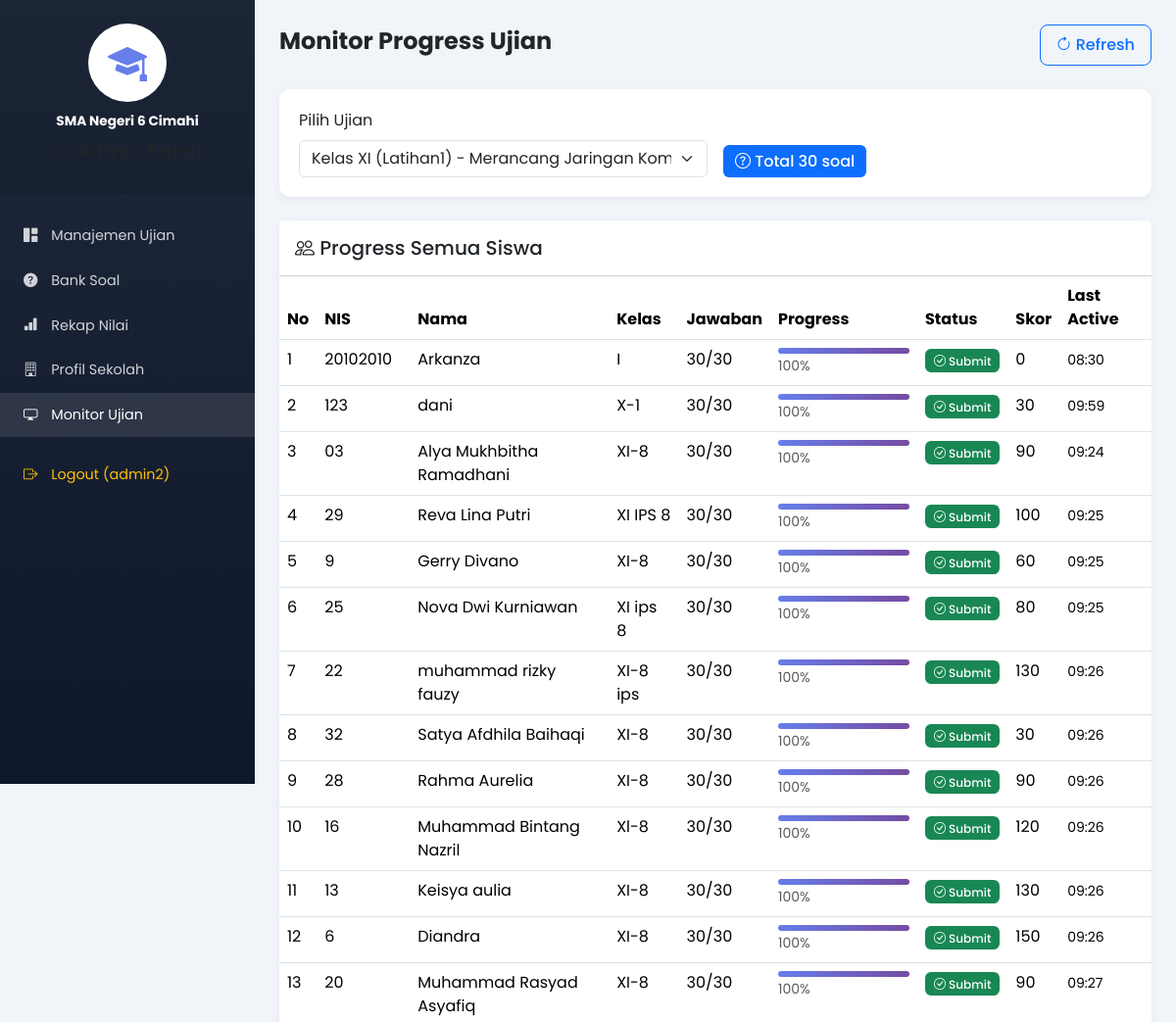
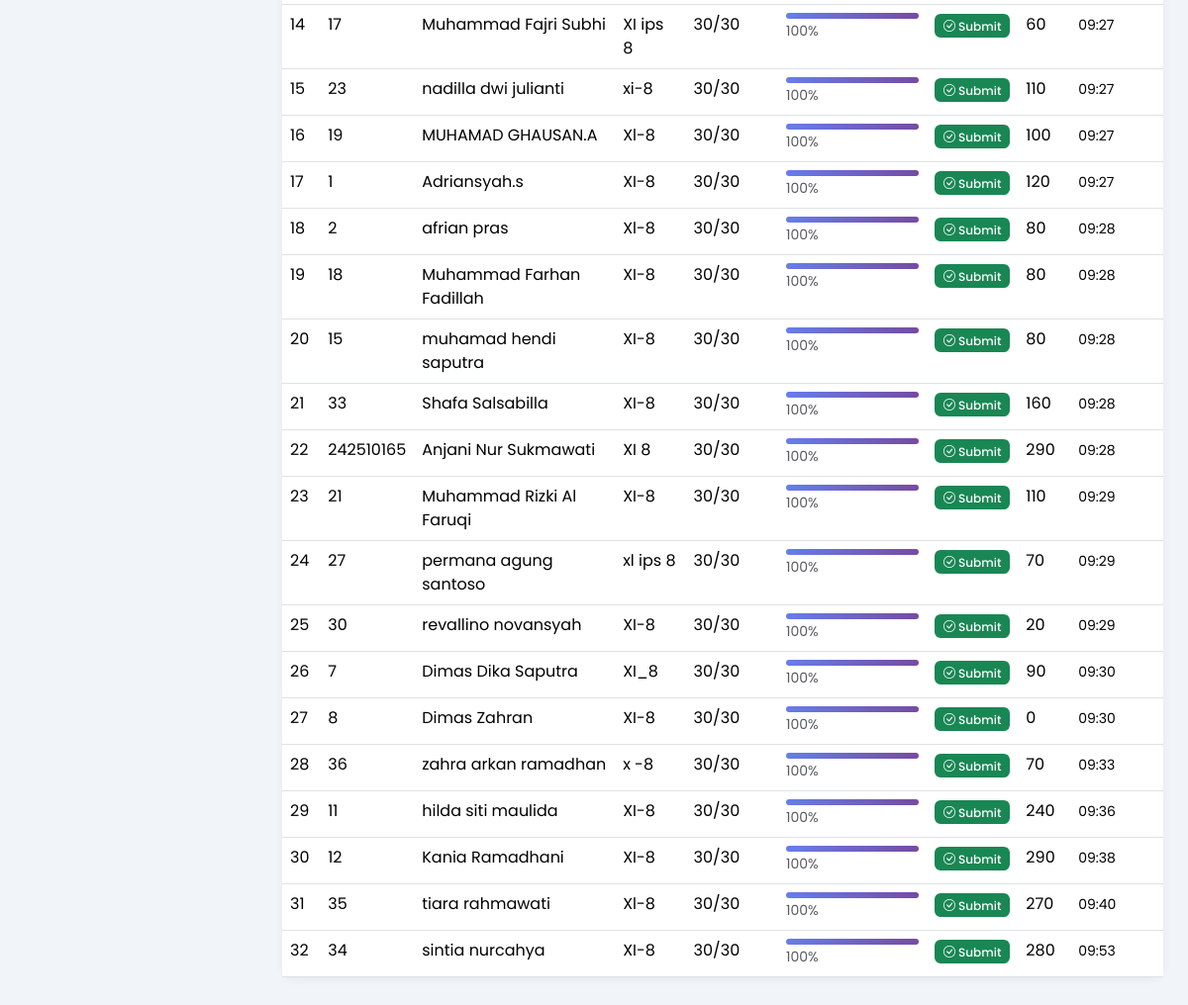
Page /admin/monitor_ujian.php?id_ujian=9 (signed in) on the committed database (2 pictures, top to bottom).
### tables this page shows
CREATE TABLE `konfigurasi_sekolah` (
  `id` int NOT NULL,
  `nama_sekolah` varchar(255) NOT NULL DEFAULT 'SMA Negeri 6 Cimahi',
  `logo` varchar(255) DEFAULT NULL,
  `warna_primer` varchar(20) DEFAULT '#667eea',
  `warna_sekunder` varchar(20) DEFAULT '#764ba2',
  `tampilkan_riwayat` enum('ya','tidak') DEFAULT 'ya',
  `created_at` timestamp NULL DEFAULT CURRENT_TIMESTAMP,
  `updated_at` timestamp NULL DEFAULT CURRENT_TIMESTAMP ON UPDATE CURRENT_TIMESTAMP
);

CREATE TABLE `hasil_ujian` (
  `id` int NOT NULL,
  `id_ujian` int NOT NULL,
  `nis` varchar(50) NOT NULL,
  `nama` varchar(100) NOT NULL,
  `kelas` varchar(50) NOT NULL,
  `total_skor` int DEFAULT '0',
  `waktu_submit` datetime DEFAULT CURRENT_TIMESTAMP,
  `detail_jawaban` text,
  `device_fingerprint` varchar(64) DEFAULT NULL,
  `ip_address` varchar(45) DEFAULT NULL,
  `total_violations` int DEFAULT '0',
  `submitted_at` datetime DEFAULT NULL
);

### config/init_sekolah.php (called while the page is built, shortened)
<?php
$konfigurasi_cache = null;
function getKonfigurasiSekolah($conn) {
    $result = $conn->query("SELECT * FROM konfigurasi_sekolah LIMIT 1");
    $konfigurasi_cache = $result->fetch_assoc();
    return $konfigurasi_cache;
}
?>

### admin/monitor_ujian.php (the view, shortened to what this page needs)
<?php
require_once '../config/database.php';
require_once '../config/init_sekolah.php';
$sekolah = getKonfigurasiSekolah($conn);
$id_ujian_terpilih = isset($_GET['id_ujian']) ? (int)$_GET['id_ujian'] : 0;
$ujian_list = $conn->query("SELECT id, judul_ujian, status, waktu_tersedia FROM ujian ORDER BY id DESC LIMIT 20");
$ujian_arr = [];
while ($row = $ujian_list->fetch_assoc()) {
    $ujian_arr[] = $row;
}
$progress_data = [];
$total_soal = 0;
if ($id_ujian_terpilih > 0) {
    $stmt = $conn->prepare("SELECT COUNT(*) as total_soal FROM soal WHERE id_ujian = ?");
    $stmt->bind_param("i", $id_ujian_terpilih);
    $stmt->execute();
    $result = $stmt->get_result();
    $total_soal = $result->fetch_assoc()['total_soal'] ?? 0;
    $stmt = $conn->prepare("SELECT nis, nama, kelas, total_skor, waktu_submit FROM hasil_ujian WHERE id_ujian = ?");
    $stmt->bind_param("i", $id_ujian_terpilih);
    $stmt->execute();
    $result = $stmt->get_result();
    while ($row = $result->fetch_assoc()) {
        $nis = $row['nis'];
        if (isset($progress_data[$nis])) {
            $progress_data[$nis]['status'] = 'sudah_submit';
            $progress_data[$nis]['skor'] = $row['total_skor'];
        } else {
            $progress_data[$nis] = [
                'nis' => $nis,
                'nama' => $row['nama'],
                'kelas' => $row['kelas'],
                'answered' => $total_soal,
                'last_active' => $row['waktu_submit'],
                'status' => 'sudah_submit',
                'skor' => $row['total_skor']
            ];
        }
    }
}
?>
<!DOCTYPE html>
<html lang="id">
<head>
    <link href="../vendor/bootstrap/bootstrap.min.css" rel="stylesheet">
    <link rel="stylesheet" href="../vendor/bootstrap-icons/bootstrap-icons.min.css">
</head>
<body>
    <div class="d-flex">
        <div class="sidebar">
            <div class="text-center py-4" style="background: rgba(0,0,0,0.1);">
                <div style="width: 80px; height: 80px; background: white; border-radius: 50%; margin: 0 auto 10px; display: flex; align-items: center; justify-content: center;">
                    <?php if ($sekolah['logo'] && file_exists('../uploads/' . $sekolah['logo'])): ?>
                    <img src="../uploads/<?= $sekolah['logo'] ?>" alt="Logo" style="width: 60px; height: 60px; object-fit: contain;">
                    <?php else: ?>
                    <i class="bi bi-mortarboard-fill" style="font-size: 2.5rem; color: #667eea;"></i>
                    <?php endif; ?>
                </div>
                <div class="text-white fw-bold" style="font-size: 0.85rem;"><?= htmlspecialchars($sekolah['nama_sekolah']) ?></div>
                <h5 class="mt-2"><i class="bi bi-gear me-1"></i>Admin Panel</h5>
            </div>
            <div class="sidebar-menu">
                <a href="index.php"><i class="bi bi-grid-1x2-fill"></i> Manajemen Ujian</a>
                <a href="tambah_soal.php"><i class="bi bi-question-circle-fill"></i> Bank Soal</a>
                <a href="rekap_nilai.php"><i class="bi bi-bar-chart-fill"></i> Rekap Nilai</a>
                <a href="profil_sekolah.php"><i class="bi bi-building"></i> Profil Sekolah</a>
                <a href="monitor_ujian.php" class="active"><i class="bi bi-display"></i> Monitor Ujian</a>
                <a href="logout.php" class="text-warning mt-3"><i class="bi bi-box-arrow-right"></i> Logout (<?= htmlspecialchars($_SESSION['admin_username']) ?>)</a>
            </div>
        </div>
        <div class="main-content">
            <div class="d-flex justify-content-between align-items-center mb-4">
                <h4 class="fw-bold">Monitor Progress Ujian</h4>
                <button onclick="location.reload()" class="btn btn-outline-primary">
                    <i class="bi bi-arrow-clockwise"></i> Refresh
                </button>
            </div>
            <div class="card mb-4">
                <div class="card-body">
                    <form method="GET" class="row g-3">
                        <div class="col-md-6">
                            <label class="form-label">Pilih Ujian</label>
                            <select name="id_ujian" class="form-select" onchange="this.form.submit()">
                                <?php foreach ($ujian_arr as $u): ?>
                                <option value="<?= $u['id'] ?>" <?= $id_ujian_terpilih == $u['id'] ? 'selected' : '' ?>>
                                    <?= htmlspecialchars($u['judul_ujian']) ?> (<?= $u['status'] ?>)
                                </option>
                                <?php endforeach; ?>
                            </select>
                        </div>
                        <div class="col-md-6 d-flex align-items-end">
                            <?php if ($id_ujian_terpilih > 0): ?>
                            <div class="badge bg-primary fs-6">
                                <i class="bi bi-question-circle"></i> Total <?= $total_soal ?> soal
                            </div>
                            <?php endif; ?>
                        </div>
                    </form>
                </div>
            </div>
            <?php if ($id_ujian_terpilih > 0 && !empty($progress_data)): ?>
            <div class="card">
                <div class="card-header bg-white py-3">
                    <h5 class="mb-0"><i class="bi bi-people"></i> Progress Semua Siswa</h5>
                </div>
                <div class="table-responsive">
                    <table class="table table-hover mb-0">
                        <thead>
                            <tr>
                                <th>No</th>
                                <th>NIS</th>
                                <th>Nama</th>
                                <th>Kelas</th>
                                <th>Jawaban</th>
                                <th>Progress</th>
                                <th>Status</th>
                                <th>Skor</th>
                                <th>Last Active</th>
                            </tr>
                        </thead>
                        <tbody>
                            <?php $no = 1; foreach ($progress_data as $p): ?>
                            <tr>
                                <td><?= $no++ ?></td>
                                <td><?= htmlspecialchars($p['nis']) ?></td>
                                <td><?= htmlspecialchars($p['nama']) ?></td>
                                <td><?= htmlspecialchars($p['kelas']) ?></td>
                                <td><?= $p['answered'] ?>/<?= $total_soal ?></td>
                                <td style="width: 150px;">
                                    <div class="progress-bar-mini">
                                        <div class="progress-bar-fill" style="width: <?= ($p['answered'] / max(1, $total_soal)) * 100 ?>%"></div>
                                    </div>
                                    <small class="text-muted"><?= round(($p['answered'] / max(1, $total_soal)) * 100) ?>%</small>
                                </td>
                                <td>
                                    <?php if ($p['status'] === 'sudah_submit'): ?>
                                    <span class="badge bg-success"><i class="bi bi-check-circle"></i> Submit</span>
                                    <?php else: ?>
                                    <span class="badge bg-warning"><span class="status-dot status-active"></span>Lagi Ujian</span>
                                    <?php endif; ?>
                                </td>
                                <td><?= isset($p['skor']) ? $p['skor'] : '-' ?></td>
                                <td><small><?= date('H:i', strtotime($p['last_active'] ?? date('Y-m-d H:i:s'))) ?></small></td>
                            </tr>
                            <?php endforeach; ?>
                        </tbody>
                    </table>
                </div>
            </div>
            <?php endif; ?>
        </div>
    </div>
</body>
</html>

### admin/monitor_ujian.php (style rules this page uses)
* { font-family: 'Poppins', system-ui, -apple-system, sans-serif; }
body { background: #f1f5f9; margin: 0; }
.sidebar { width: 260px; min-height: 100vh; background: linear-gradient(180deg, #1e293b 0%, #0f172a 100%); position: fixed; left: 0; top: 0; z-index: 1000; padding: 0; }
.main-content { margin-left: 260px; padding: 25px; background: #f1f5f9; min-height: 100vh; }
.sidebar-menu { padding: 20px 0; }
.sidebar-menu a { display: block; padding: 0.75rem 1.5rem; color: rgba(255,255,255,0.8); text-decoration: none; font-size: 0.9rem; transition: all 0.2s; }
.sidebar-menu a:hover, .sidebar-menu a.active { background: rgba(255,255,255,0.1); color: white; }
.sidebar-menu a i { margin-right: 10px; width: 20px; }
.main-content { flex: 1; padding: 25px; }
.card { border: none; border-radius: 12px; box-shadow: 0 2px 10px rgba(0,0,0,0.06); margin-bottom: 20px; }
.card-body { padding: 20px; }
.progress-bar-mini { height: 6px; border-radius: 3px; background: #e5e7eb; overflow: hidden; }
.progress-bar-fill { height: 100%; background: linear-gradient(90deg, #667eea, #764ba2); }
.badge { padding: 0.5em 0.75em; font-weight: 500; }
.btn { padding: 0.5rem 1rem; border-radius: 8px; font-weight: 500; }

### rows in the picture
konfigurasi_sekolah: nama_sekolah "SMA Negeri 6 Cimahi"
hasil_ujian: nis "20102010", nama "Arkanza", kelas "I", answered "30", total_soal "30", answered "100", total_skor "0"
hasil_ujian: nis "123", nama "dani", kelas "X-1", total_skor "30", total_soal "30", answered "100"
hasil_ujian: nis "03", nama "Alya Mukhbitha Ramadhani", kelas "XI-8", answered "30", total_soal "30", answered "100", total_skor "90"
hasil_ujian: nis "29", nama "Reva Lina Putri", kelas "XI IPS 8", answered "30", total_soal "30", answered "100", total_skor "100"
hasil_ujian: nis "9", nama "Gerry Divano", kelas "XI-8", answered "30", total_soal "30", answered "100", total_skor "60"
hasil_ujian: nis "25", nama "Nova Dwi Kurniawan", kelas "XI ips 8", answered "30", total_soal "30", answered "100", total_skor "80"
hasil_ujian: nis "22", nama "muhammad rizky fauzy", kelas "XI-8 ips", answered "30", total_soal "30", answered "100", total_skor "130"
hasil_ujian: nis "32", nama "Satya Afdhila Baihaqi", kelas "XI-8", total_skor "30", total_soal "30", answered "100"
hasil_ujian: nis "28", nama "Rahma Aurelia", kelas "XI-8", answered "30", total_soal "30", answered "100", total_skor "90"
hasil_ujian: nis "16", nama "Muhammad Bintang Nazril", kelas "Xl-8", answered "30", total_soal "30", answered "100", total_skor "120"
hasil_ujian: nis "13", nama "Keisya aulia", kelas "XI-8", answered "30", total_soal "30", answered "100", total_skor "130"
hasil_ujian: nis "6", nama "Diandra", kelas "XI-8", answered "30", total_soal "30", answered "100", total_skor "150"
hasil_ujian: nis "20", nama "Muhammad Rasyad Asyafiq", kelas "XI-8", answered "30", total_soal "30", answered "100", total_skor "90"
hasil_ujian: nis "17", nama "Muhammad Fajri Subhi", kelas "XI ips 8", answered "30", total_soal "30", answered "100", total_skor "60"
hasil_ujian: nis "23", nama "nadilla dwi julianti", kelas "xi-8", answered "30", total_soal "30", answered "100", total_skor "110"
hasil_ujian: nis "19", nama "MUHAMAD GHAUSAN.A", kelas "Xl-8", answered "30", total_soal "30", answered "100", total_skor "100"
hasil_ujian: nis "1", nama "Adriansyah.s", kelas "XI-8", answered "30", total_soal "30", answered "100", total_skor "120"
hasil_ujian: nis "2", nama "afrian pras", kelas "Xl-8", answered "30", total_soal "30", answered "100", total_skor "80"
hasil_ujian: nis "18", nama "Muhammad Farhan Fadillah", kelas "XI-8", answered "30", total_soal "30", answered "100", total_skor "80"
hasil_ujian: nis "15", nama "muhamad hendi saputra", kelas "XI-8", answered "30", total_soal "30", answered "100", total_skor "80"
hasil_ujian: nis "33", nama "Shafa Salsabilla", kelas "XI-8", answered "30", total_soal "30", answered "100", total_skor "160"
hasil_ujian: nis "242510165", nama "Anjani Nur Sukmawati", kelas "XI 8", answered "30", total_soal "30", answered "100", total_skor "290"
hasil_ujian: nis "21", nama "Muhammad Rizki Al Faruqi", kelas "XI-8", answered "30", total_soal "30", answered "100", total_skor "110"
hasil_ujian: nis "27", nama "permana agung santoso", kelas "xl ips 8", answered "30", total_soal "30", answered "100", total_skor "70"
hasil_ujian: nis "30", nama "revallino novansyah", kelas "XI-8", total_soal "30", answered "100", total_skor "20"
hasil_ujian: nis "7", nama "Dimas Dika Saputra", kelas "XI_8", answered "30", total_soal "30", answered "100", total_skor "90"
hasil_ujian: nis "8", nama "Dimas Zahran", kelas "XI-8", answered "30", total_soal "30", answered "100", total_skor "0"
hasil_ujian: nis "36", nama "zahra arkan ramadhan", kelas "x -8", answered "30", total_soal "30", answered "100", total_skor "70"
hasil_ujian: nis "11", nama "hilda siti maulida", kelas "XI-8", answered "30", total_soal "30", answered "100", total_skor "240"
hasil_ujian: nis "12", nama "Kania Ramadhani", kelas "XI-8", answered "30", total_soal "30", answered "100", total_skor "290"
hasil_ujian: nis "35", nama "tiara rahmawati", kelas "Xl-8", answered "30", total_soal "30", answered "100", total_skor "270"
hasil_ujian: nis "34", nama "sintia nurcahya", kelas "XI-8", answered "30", total_soal "30", answered "100", total_skor "280"

### other values in the picture
$_SESSION['admin_username'] "admin2"
$total_soal "30"
form field id_ujian "Kelas XI (Latihan1) - Merancang Jaringan Komputer (aktif)"
